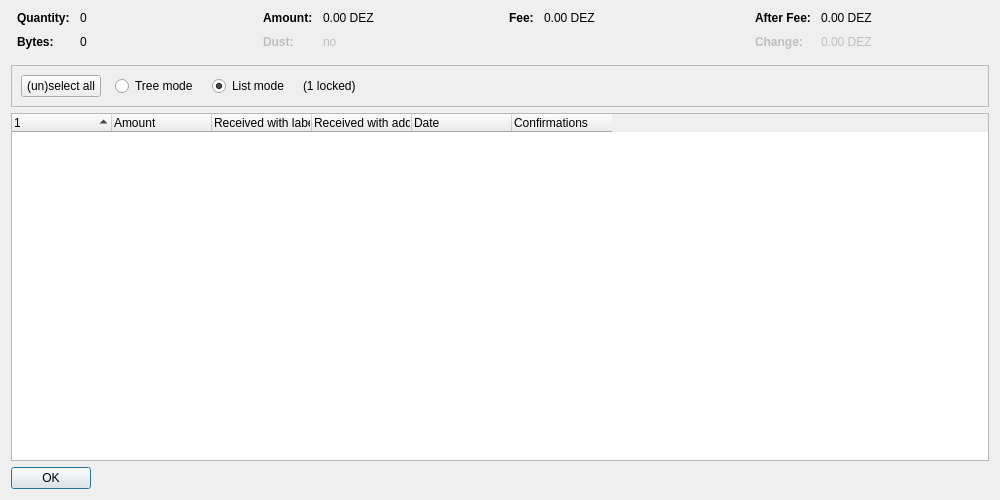
<?xml version="1.0" encoding="UTF-8"?>
<ui version="4.0">
 <class>CoinControlDialog</class>
 <widget class="QDialog" name="CoinControlDialog">
  <property name="geometry">
   <rect>
    <x>0</x>
    <y>0</y>
    <width>1000</width>
    <height>500</height>
   </rect>
  </property>
  <property name="windowTitle">
   <string>Coin Selection</string>
  </property>
  <layout class="QVBoxLayout" name="verticalLayout">
   <item>
    <layout class="QHBoxLayout" name="horizontalLayoutTop" stretch="0,0,0,0">
     <property name="topMargin">
      <number>0</number>
     </property>
     <property name="bottomMargin">
      <number>10</number>
     </property>
     <item>
      <layout class="QFormLayout" name="formLayoutCoinControl1">
       <property name="horizontalSpacing">
        <number>10</number>
       </property>
       <property name="verticalSpacing">
        <number>10</number>
       </property>
       <property name="leftMargin">
        <number>6</number>
       </property>
       <property name="rightMargin">
        <number>6</number>
       </property>
       <item row="0" column="0">
        <widget class="QLabel" name="labelCoinControlQuantityText">
         <property name="font">
          <font>
           <weight>75</weight>
           <bold>true</bold>
          </font>
         </property>
         <property name="text">
          <string>Quantity:</string>
         </property>
        </widget>
       </item>
       <item row="0" column="1">
        <widget class="QLabel" name="labelCoinControlQuantity">
         <property name="cursor">
          <cursorShape>IBeamCursor</cursorShape>
         </property>
         <property name="contextMenuPolicy">
          <enum>Qt::ActionsContextMenu</enum>
         </property>
         <property name="text">
          <string notr="true">0</string>
         </property>
         <property name="textInteractionFlags">
          <set>Qt::LinksAccessibleByMouse|Qt::TextSelectableByKeyboard|Qt::TextSelectableByMouse</set>
         </property>
        </widget>
       </item>
       <item row="1" column="0">
        <widget class="QLabel" name="labelCoinControlBytesText">
         <property name="font">
          <font>
           <weight>75</weight>
           <bold>true</bold>
          </font>
         </property>
         <property name="text">
          <string>Bytes:</string>
         </property>
        </widget>
       </item>
       <item row="1" column="1">
        <widget class="QLabel" name="labelCoinControlBytes">
         <property name="cursor">
          <cursorShape>IBeamCursor</cursorShape>
         </property>
         <property name="contextMenuPolicy">
          <enum>Qt::ActionsContextMenu</enum>
         </property>
         <property name="text">
          <string notr="true">0</string>
         </property>
         <property name="textInteractionFlags">
          <set>Qt::LinksAccessibleByMouse|Qt::TextSelectableByKeyboard|Qt::TextSelectableByMouse</set>
         </property>
        </widget>
       </item>
      </layout>
     </item>
     <item>
      <layout class="QFormLayout" name="formLayoutCoinControl2">
       <property name="horizontalSpacing">
        <number>10</number>
       </property>
       <property name="verticalSpacing">
        <number>10</number>
       </property>
       <property name="leftMargin">
        <number>6</number>
       </property>
       <property name="rightMargin">
        <number>6</number>
       </property>
       <item row="0" column="0">
        <widget class="QLabel" name="labelCoinControlAmountText">
         <property name="font">
          <font>
           <weight>75</weight>
           <bold>true</bold>
          </font>
         </property>
         <property name="text">
          <string>Amount:</string>
         </property>
        </widget>
       </item>
       <item row="0" column="1">
        <widget class="QLabel" name="labelCoinControlAmount">
         <property name="cursor">
          <cursorShape>IBeamCursor</cursorShape>
         </property>
         <property name="contextMenuPolicy">
          <enum>Qt::ActionsContextMenu</enum>
         </property>
         <property name="text">
          <string notr="true">0.00 DEZ</string>
         </property>
         <property name="textInteractionFlags">
          <set>Qt::LinksAccessibleByMouse|Qt::TextSelectableByKeyboard|Qt::TextSelectableByMouse</set>
         </property>
        </widget>
       </item>
       <item row="1" column="0">
        <widget class="QLabel" name="labelCoinControlLowOutputText">
         <property name="enabled">
          <bool>false</bool>
         </property>
         <property name="font">
          <font>
           <weight>75</weight>
           <bold>true</bold>
          </font>
         </property>
         <property name="text">
          <string>Dust:</string>
         </property>
        </widget>
       </item>
       <item row="1" column="1">
        <widget class="QLabel" name="labelCoinControlLowOutput">
         <property name="enabled">
          <bool>false</bool>
         </property>
         <property name="cursor">
          <cursorShape>IBeamCursor</cursorShape>
         </property>
         <property name="contextMenuPolicy">
          <enum>Qt::ActionsContextMenu</enum>
         </property>
         <property name="text">
          <string notr="true">no</string>
         </property>
         <property name="textInteractionFlags">
          <set>Qt::LinksAccessibleByMouse|Qt::TextSelectableByKeyboard|Qt::TextSelectableByMouse</set>
         </property>
        </widget>
       </item>
      </layout>
     </item>
     <item>
      <layout class="QFormLayout" name="formLayoutCoinControl3">
       <property name="horizontalSpacing">
        <number>10</number>
       </property>
       <property name="verticalSpacing">
        <number>10</number>
       </property>
       <property name="leftMargin">
        <number>6</number>
       </property>
       <property name="rightMargin">
        <number>6</number>
       </property>
       <item row="0" column="0">
        <widget class="QLabel" name="labelCoinControlFeeText">
         <property name="font">
          <font>
           <weight>75</weight>
           <bold>true</bold>
          </font>
         </property>
         <property name="text">
          <string>Fee:</string>
         </property>
        </widget>
       </item>
       <item row="0" column="1">
        <widget class="QLabel" name="labelCoinControlFee">
         <property name="cursor">
          <cursorShape>IBeamCursor</cursorShape>
         </property>
         <property name="contextMenuPolicy">
          <enum>Qt::ActionsContextMenu</enum>
         </property>
         <property name="text">
          <string notr="true">0.00 DEZ</string>
         </property>
         <property name="textInteractionFlags">
          <set>Qt::LinksAccessibleByMouse|Qt::TextSelectableByKeyboard|Qt::TextSelectableByMouse</set>
         </property>
        </widget>
       </item>
      </layout>
     </item>
     <item>
      <layout class="QFormLayout" name="formLayoutCoinControl4">
       <property name="horizontalSpacing">
        <number>10</number>
       </property>
       <property name="verticalSpacing">
        <number>10</number>
       </property>
       <property name="leftMargin">
        <number>6</number>
       </property>
       <property name="rightMargin">
        <number>6</number>
       </property>
       <item row="0" column="0">
        <widget class="QLabel" name="labelCoinControlAfterFeeText">
         <property name="font">
          <font>
           <weight>75</weight>
           <bold>true</bold>
          </font>
         </property>
         <property name="text">
          <string>After Fee:</string>
         </property>
        </widget>
       </item>
       <item row="0" column="1">
        <widget class="QLabel" name="labelCoinControlAfterFee">
         <property name="cursor">
          <cursorShape>IBeamCursor</cursorShape>
         </property>
         <property name="contextMenuPolicy">
          <enum>Qt::ActionsContextMenu</enum>
         </property>
         <property name="text">
          <string notr="true">0.00 DEZ</string>
         </property>
         <property name="textInteractionFlags">
          <set>Qt::LinksAccessibleByMouse|Qt::TextSelectableByKeyboard|Qt::TextSelectableByMouse</set>
         </property>
        </widget>
       </item>
       <item row="1" column="0">
        <widget class="QLabel" name="labelCoinControlChangeText">
         <property name="enabled">
          <bool>false</bool>
         </property>
         <property name="font">
          <font>
           <weight>75</weight>
           <bold>true</bold>
          </font>
         </property>
         <property name="text">
          <string>Change:</string>
         </property>
        </widget>
       </item>
       <item row="1" column="1">
        <widget class="QLabel" name="labelCoinControlChange">
         <property name="enabled">
          <bool>false</bool>
         </property>
         <property name="cursor">
          <cursorShape>IBeamCursor</cursorShape>
         </property>
         <property name="contextMenuPolicy">
          <enum>Qt::ActionsContextMenu</enum>
         </property>
         <property name="text">
          <string notr="true">0.00 DEZ</string>
         </property>
         <property name="textInteractionFlags">
          <set>Qt::LinksAccessibleByMouse|Qt::TextSelectableByKeyboard|Qt::TextSelectableByMouse</set>
         </property>
        </widget>
       </item>
      </layout>
     </item>
    </layout>
   </item>
   <item>
    <widget class="QFrame" name="frame">
     <property name="minimumSize">
      <size>
       <width>0</width>
       <height>40</height>
      </size>
     </property>
     <property name="frameShape">
      <enum>QFrame::StyledPanel</enum>
     </property>
     <property name="frameShadow">
      <enum>QFrame::Sunken</enum>
     </property>
     <layout class="QHBoxLayout" name="horizontalLayout">
      <item>
       <layout class="QHBoxLayout" name="horizontalLayoutPanel" stretch="0,0,0,0,0">
        <property name="spacing">
         <number>14</number>
        </property>
        <item>
         <widget class="QPushButton" name="pushButtonSelectAll">
          <property name="sizePolicy">
           <sizepolicy hsizetype="Maximum" vsizetype="Fixed">
            <horstretch>0</horstretch>
            <verstretch>0</verstretch>
           </sizepolicy>
          </property>
          <property name="text">
           <string>(un)select all</string>
          </property>
          <property name="autoDefault">
           <bool>false</bool>
          </property>
         </widget>
        </item>
        <item>
         <widget class="QRadioButton" name="radioTreeMode">
          <property name="sizePolicy">
           <sizepolicy hsizetype="Maximum" vsizetype="Fixed">
            <horstretch>0</horstretch>
            <verstretch>0</verstretch>
           </sizepolicy>
          </property>
          <property name="text">
           <string>Tree mode</string>
          </property>
         </widget>
        </item>
        <item>
         <widget class="QRadioButton" name="radioListMode">
          <property name="sizePolicy">
           <sizepolicy hsizetype="Maximum" vsizetype="Fixed">
            <horstretch>0</horstretch>
            <verstretch>0</verstretch>
           </sizepolicy>
          </property>
          <property name="text">
           <string>List mode</string>
          </property>
          <property name="checked">
           <bool>true</bool>
          </property>
         </widget>
        </item>
        <item>
         <widget class="QLabel" name="labelLocked">
          <property name="text">
           <string notr="true">(1 locked)</string>
          </property>
         </widget>
        </item>
        <item>
         <spacer name="horizontalSpacer">
          <property name="orientation">
           <enum>Qt::Horizontal</enum>
          </property>
          <property name="sizeHint" stdset="0">
           <size>
            <width>40</width>
            <height>20</height>
           </size>
          </property>
         </spacer>
        </item>
       </layout>
      </item>
     </layout>
    </widget>
   </item>
   <item>
    <widget class="CoinControlTreeWidget" name="treeWidget">
     <property name="contextMenuPolicy">
      <enum>Qt::CustomContextMenu</enum>
     </property>
     <property name="sortingEnabled">
      <bool>false</bool>
     </property>
     <property name="columnCount">
      <number>6</number>
     </property>
     <attribute name="headerShowSortIndicator" stdset="0">
      <bool>true</bool>
     </attribute>
     <attribute name="headerStretchLastSection">
      <bool>false</bool>
     </attribute>
     <column>
      <property name="text">
       <string/>
      </property>
     </column>
     <column>
      <property name="text">
       <string>Amount</string>
      </property>
     </column>
     <column>
      <property name="text">
       <string>Received with label</string>
      </property>
     </column>
     <column>
      <property name="text">
       <string>Received with address</string>
      </property>
     </column>
     <column>
      <property name="text">
       <string>Date</string>
      </property>
     </column>
     <column>
      <property name="text">
       <string>Confirmations</string>
      </property>
      <property name="toolTip">
       <string>Confirmed</string>
      </property>
     </column>
     <column>
      <property name="text">
       <string/>
      </property>
     </column>
     <column>
      <property name="text">
       <string/>
      </property>
     </column>
     <column>
      <property name="text">
       <string/>
      </property>
     </column>
     <column>
      <property name="text">
       <string/>
      </property>
     </column>
    </widget>
   </item>
   <item>
    <widget class="QDialogButtonBox" name="buttonBox">
     <property name="sizePolicy">
      <sizepolicy hsizetype="Maximum" vsizetype="Fixed">
       <horstretch>0</horstretch>
       <verstretch>0</verstretch>
      </sizepolicy>
     </property>
     <property name="orientation">
      <enum>Qt::Horizontal</enum>
     </property>
     <property name="standardButtons">
      <set>QDialogButtonBox::Ok</set>
     </property>
    </widget>
   </item>
  </layout>
 </widget>
 <customwidgets>
  <customwidget>
   <class>CoinControlTreeWidget</class>
   <extends>QTreeWidget</extends>
   <header>qt/coincontroltreewidget.h</header>
  </customwidget>
 </customwidgets>
 <resources/>
 <connections/>
</ui>
